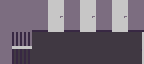

Rendered tile map (Tiled .tmx) drawn with the repository's tilesets; below, a short description and the full map source, tile grids included:
An orthogonal 9x4 tile map with 16x16 px tiles, 2 tile layers (background, items).

<map version="1.9" tiledversion="1.9.2" orientation="orthogonal" renderorder="right-down" width="9" height="4" tilewidth="16" tileheight="16" infinite="0" nextlayerid="3" nextobjectid="1">
 <tileset firstgid="1" source="tileset.tsx" />
 <layer id="2" name="background" width="9" height="4">
  <data encoding="csv">
34,34,34,0,34,0,34,0,34,
34,34,47,0,47,0,47,0,47,
0,0,21,21,21,21,21,21,21,
0,0,21,21,21,21,21,21,21
</data>
 </layer>
 <layer id="1" name="items" width="9" height="4">
  <data encoding="csv">
0,0,0,2,0,2,0,2,0,
0,0,0,15,0,15,0,15,0,
27,28,0,0,0,0,0,0,65,
40,41,0,0,0,0,0,0,78
</data>
 </layer>
</map>
